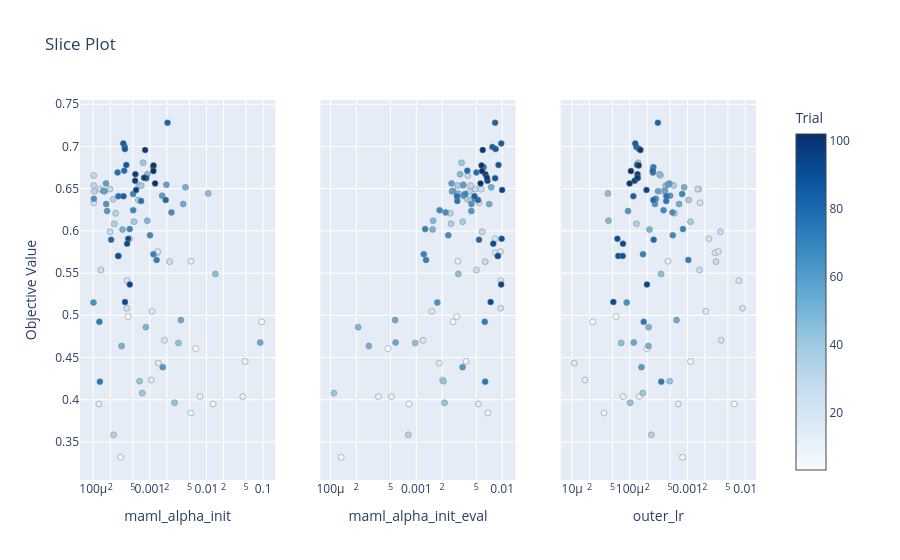

This figure's notebook cell:
### Code cell
fig_slice = plot_slice(study, params=params_to_plot_LRS)
fig_slice.show()
